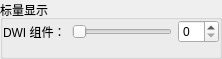
<ui version="4.0">
 <class>qSlicerDiffusionWeightedVolumeDisplayWidget</class>
 <widget class="qSlicerWidget" name="qSlicerDiffusionWeightedVolumeDisplayWidget">
  <property name="geometry">
   <rect>
    <x>0</x>
    <y>0</y>
    <width>222</width>
    <height>59</height>
   </rect>
  </property>
  <property name="windowTitle">
   <string>DWI 显示属性</string>
  </property>
  <layout class="QVBoxLayout" name="verticalLayout">
   <property name="leftMargin">
    <number>0</number>
   </property>
   <property name="topMargin">
    <number>0</number>
   </property>
   <property name="rightMargin">
    <number>0</number>
   </property>
   <property name="bottomMargin">
    <number>0</number>
   </property>
   <item>
    <widget class="ctkCollapsibleGroupBox" name="ScalarDisplayGroupBox">
     <property name="title">
      <string>标量显示</string>
     </property>
     <layout class="QFormLayout" name="formLayout">
      <property name="leftMargin">
       <number>0</number>
      </property>
      <property name="topMargin">
       <number>0</number>
      </property>
      <property name="rightMargin">
       <number>0</number>
      </property>
      <property name="bottomMargin">
       <number>0</number>
      </property>
      <item row="0" column="0">
       <widget class="QLabel" name="DWIComponentLabel">
        <property name="text">
         <string>DWI 组件：</string>
        </property>
       </widget>
      </item>
      <item row="1" column="0" colspan="2">
       <widget class="qSlicerScalarVolumeDisplayWidget" name="ScalarVolumeDisplayWidget" native="true" />
      </item>
      <item row="0" column="1">
       <layout class="QHBoxLayout" name="horizontalLayout">
        <item>
         <widget class="QSlider" name="DWIComponentSlider">
          <property name="orientation">
           <enum>Qt::Horizontal</enum>
          </property>
         </widget>
        </item>
        <item>
         <widget class="QSpinBox" name="DWIComponentSpinBox" />
        </item>
       </layout>
      </item>
     </layout>
    </widget>
   </item>
  </layout>
 </widget>
 <customwidgets>
  <customwidget>
   <class>qSlicerWidget</class>
   <extends>QWidget</extends>
   <header>qSlicerWidget.h</header>
   <container>1</container>
  </customwidget>
  <customwidget>
   <class>ctkCollapsibleGroupBox</class>
   <extends>QGroupBox</extends>
   <header>ctkCollapsibleGroupBox.h</header>
   <container>1</container>
  </customwidget>
  <customwidget>
   <class>qSlicerScalarVolumeDisplayWidget</class>
   <extends>QWidget</extends>
   <header>qSlicerScalarVolumeDisplayWidget.h</header>
   <container>1</container>
   <slots>
    <slot>setMRMLScene(vtkMRMLScene*)</slot>
   </slots>
  </customwidget>
 </customwidgets>
 <resources />
 <connections>
  <connection>
   <sender>DWIComponentSlider</sender>
   <signal>valueChanged(int)</signal>
   <receiver>DWIComponentSpinBox</receiver>
   <slot>setValue(int)</slot>
   <hints>
    <hint type="sourcelabel">
     <x>190</x>
     <y>29</y>
    </hint>
    <hint type="destinationlabel">
     <x>214</x>
     <y>30</y>
    </hint>
   </hints>
  </connection>
  <connection>
   <sender>DWIComponentSpinBox</sender>
   <signal>valueChanged(int)</signal>
   <receiver>DWIComponentSlider</receiver>
   <slot>setValue(int)</slot>
   <hints>
    <hint type="sourcelabel">
     <x>220</x>
     <y>33</y>
    </hint>
    <hint type="destinationlabel">
     <x>190</x>
     <y>31</y>
    </hint>
   </hints>
  </connection>
  <connection>
   <sender>qSlicerDiffusionWeightedVolumeDisplayWidget</sender>
   <signal>mrmlSceneChanged(vtkMRMLScene*)</signal>
   <receiver>ScalarVolumeDisplayWidget</receiver>
   <slot>setMRMLScene(vtkMRMLScene*)</slot>
   <hints>
    <hint type="sourcelabel">
     <x>70</x>
     <y>64</y>
    </hint>
    <hint type="destinationlabel">
     <x>78</x>
     <y>57</y>
    </hint>
   </hints>
  </connection>
 </connections>
</ui>
